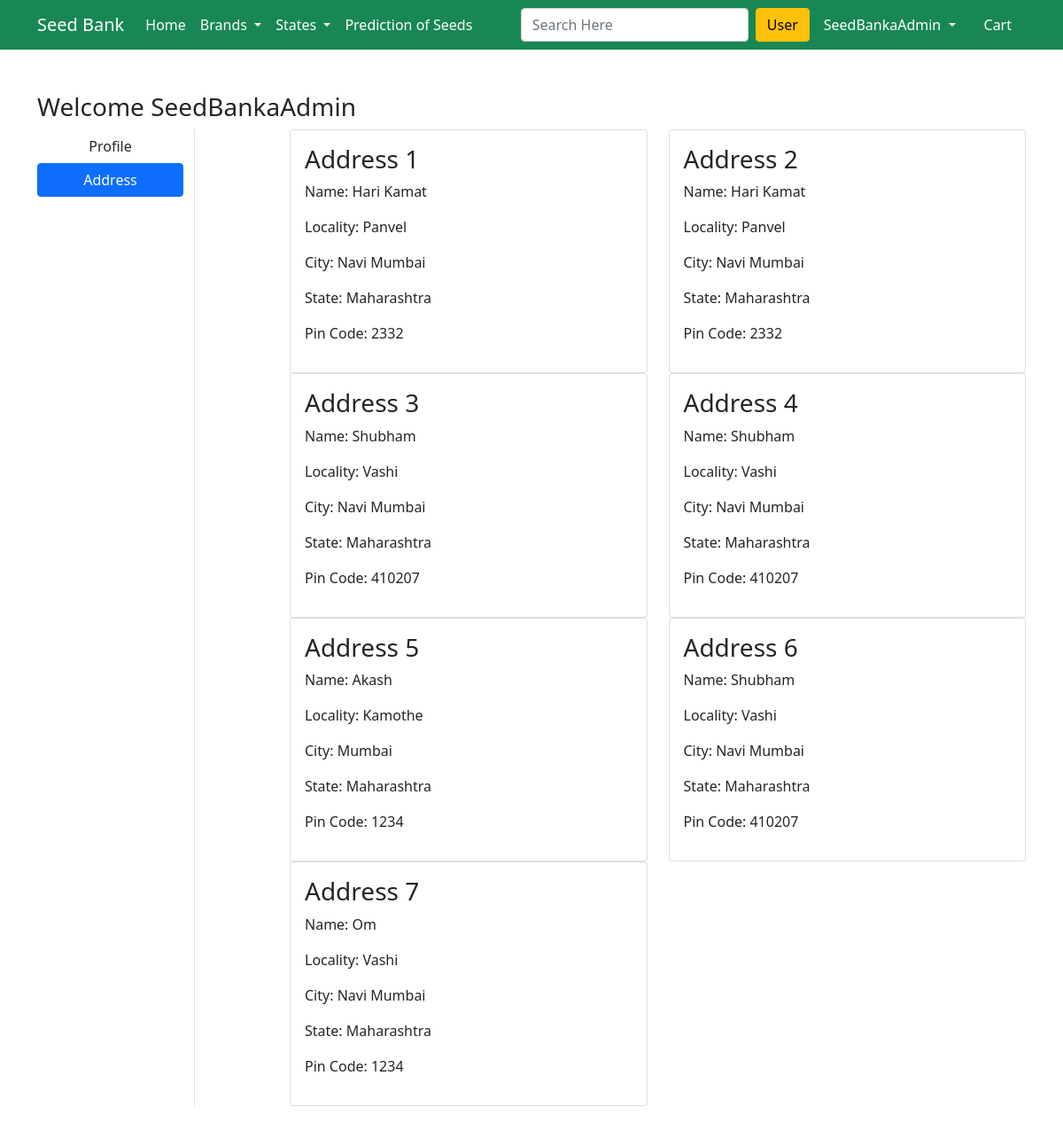
The page /address/ (signed in) on the database its author committed.
### app/models.py (models this page shows, shortened)
class Customer(models.Model):
 user = models.ForeignKey(User, on_delete=models.CASCADE)
 name = models.CharField(max_length=200)
 state = models.CharField(choices=STATE_CHOICES, max_length=150)
 city = models.CharField( max_length=50)
 locality = models.CharField(max_length=200)
 zipcode = models.IntegerField()

### app/views.py (the view)
# urls.py: path('address/', views.address, name='address'),
def address(request):
 add = Customer.objects.filter(user=request.user)
 return render(request, 'app/address.html', {'add':add, 'active':'btn-primary'})

### app/templates/app/address.html (shortened to what this page needs)
{% extends 'app/base.html' %}
{% load static %}
{% block main-content %}
<div class="container my-5">
 <div class="row">
 <h3>Welcome <span class="texr-capitalize">{{request.user}}</span></h3>
  <div class="col-sm-2 border-end">
   <ul class="list-unstyled">
    <li class="d-grid"><a href="{% url 'profile' %}" class="btn">Profile</a></li>
    <li class="d-grid"><a href="{% url 'address' %}" class="btn {{active}}">Address</a></li>
   </ul>
  </div>
  <div class="col-sm-9 offset-sm-1">
   <div class="row">
    {% for ad in add %}
     <div class="col-sm-6">
      <div class="card">
       <div class="card-body">
        <h3>Address {{forloop.counter}}</h3>
        <p>Name: {{ad.name}}</p>
        <p>Locality: {{ad.locality}}</p>
        <p>City: {{ad.city}}</p>
        <p>State: {{ad.state}}</p>
        <p>Pin Code: {{ad.zipcode}}</p>
       </div>
      </div>
     </div>
    {% endfor %}
   </div>
  </div>
 </div>
</div>
{% endblock main-content %}

### app/templates/app/base.html (shortened to what this page needs)
<!doctype html>
{% load static %}
<html lang="en">
  <head>
    <link href="https://cdn.jsdelivr.net/npm/bootstrap@5.0.0-beta1/dist/css/bootstrap.min.css" rel="stylesheet">
    <link rel="stylesheet" href="{% static 'app/css/owl.carousel.min.css' %}">
    <link rel="stylesheet" href="{% static 'app/css/all.min.css' %}">
    <link rel="stylesheet" href="{% static 'app/css/style.css' %}">
    <link rel="stylesheet" href="{% static 'app/css/responsive.css' %}">
    <link rel="stylesheet" href="{% static 'app/css/hover.css' %}">
  </head>
  <body>
    <nav class="navbar navbar-expand-lg navbar-dark bg-success">
     <div class="container"  >
       <a class="navbar-brand"  href="/">Seed Bank</a>
       <div class="collapse navbar-collapse" id="navbarSupportedContent">
         <ul class="navbar-nav me-auto mb-2 mb-lg-0">
           <li class="nav-item">
             <a class="nav-link active" aria-current="page" href="/">Home</a>
           </li>
           <li class="nav-item dropdown">
             <a class="nav-link dropdown-toggle text-white" href="#" id="BrandsDropdown" role="button" data-bs-toggle="dropdown" aria-expanded="false">
               Brands
             </a>
           </li>
           <li class="nav-item dropdown">
             <a class="nav-link dropdown-toggle text-white" href="#" id="TypesDropdown" role="button" data-bs-toggle="dropdown" aria-expanded="false">
               States
             </a>
             <li class="nav-item">
              <a class="nav-link active" href="{% url 'index' %}">Prediction of Seeds</a>
            </li>
           </li>
         </ul>
         <form class="d-flex">
           <input class="form-control me-2" type="search" placeholder="Search Here" aria-label="Search">
           <button class="btn btn-warning" type="submit">User</button>
         </form>
         <div>
          <ul class="navbar-nav me-auto mb-2 mb-lg-0">
           {% if request.user.is_authenticated %}
           <li class="nav-item dropdown mx-2">
              <a class="nav-link dropdown-toggle text-white" href="#" id="profileDropdown" role="button" data-bs-toggle="dropdown" aria-expanded="false">
                {{request.user.username|capfirst}}
              </a>
            </li>
            <li class="nav-item mx-2">
             <a href="{% url 'showcart' %}" class="nav-link text-white"> Cart </a>
            </li>
            {% endif %}
          </ul>
         </div>
       </div>
     </div>
    </nav>
    {% block main-content %} {% endblock main-content %}
  </body>
</html>

### rows shown on the page
Customer: name "Hari Kamat", locality "Panvel", city "Navi Mumbai", state "Maharashtra", zipcode "2332"
Customer: name "Hari Kamat", locality "Panvel", city "Navi Mumbai", state "Maharashtra", zipcode "2332"
Customer: name "Shubham", locality "Vashi", city "Navi Mumbai", state "Maharashtra", zipcode "410207"
Customer: name "Shubham", locality "Vashi", city "Navi Mumbai", state "Maharashtra", zipcode "410207"
Customer: name "Akash", locality "Kamothe", city "Mumbai", state "Maharashtra", zipcode "1234"
Customer: name "Shubham", locality "Vashi", city "Navi Mumbai", state "Maharashtra", zipcode "410207"
Customer: name "Om", locality "Vashi", city "Navi Mumbai", state "Maharashtra", zipcode "1234"

### other values the page prints
{{ request.user.username|capfirst }} "SeedBankaAdmin"
{{ request.user }} "SeedBankaAdmin"
